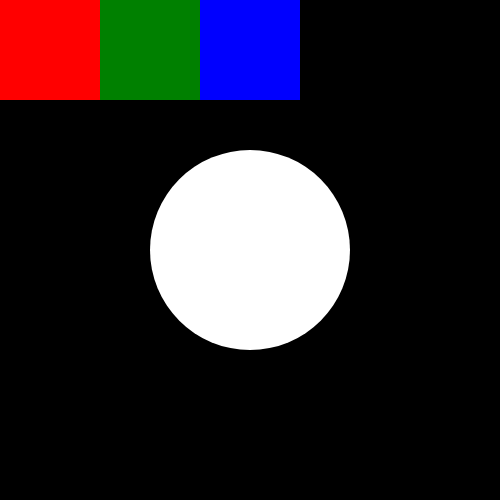
Frame 1 (no input)
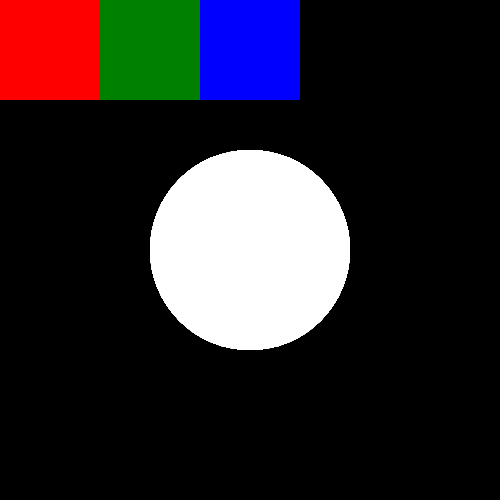
Frame 60 (no input)
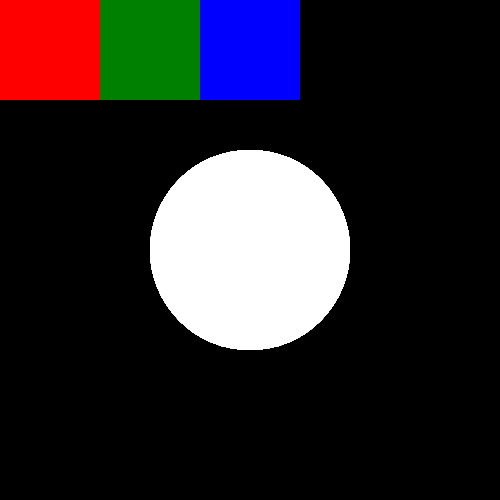
Frame 120 (the mouse pressed at the canvas centre since frame 60)

The p5.js sketch that drew these frames (run headless with seeded random() and noise() and a simulated clock; from frame 60 on, the mouse is pressed at the canvas centre):

// p5.js sketch
// ── sketch.js
let state = "white";

function setup() { 
    createCanvas(500,500);
    background(0);

    noStroke();
}

function draw() {
    fill("red");
    rect(0,0,100);

    fill("green")
    rect(100,0,100);

    fill("blue");
    rect(200,0,100);

    if(state == "white"){
        fill("white")
    }

    else if(state == "red"){
        fill("red")
    }

    else if(state == "green"){
        fill("green")
    }

    else {
        fill("blue")
    }

    ellipse(250,250,200);
}

function mouseClicked() {
    if(mouseX > 0 && mouseX < 100 && mouseY > 0 && mouseY < 100) {
        state = "red"
    }
    else if(mouseX > 100 && mouseX < 200 && mouseY > 0 && mouseY < 100) {
        state = "green"
    }

    else if(mouseX > 200 && mouseX < 300 && mouseY > 0 && mouseY < 100) {
        state = "blue"
    }
    
}
